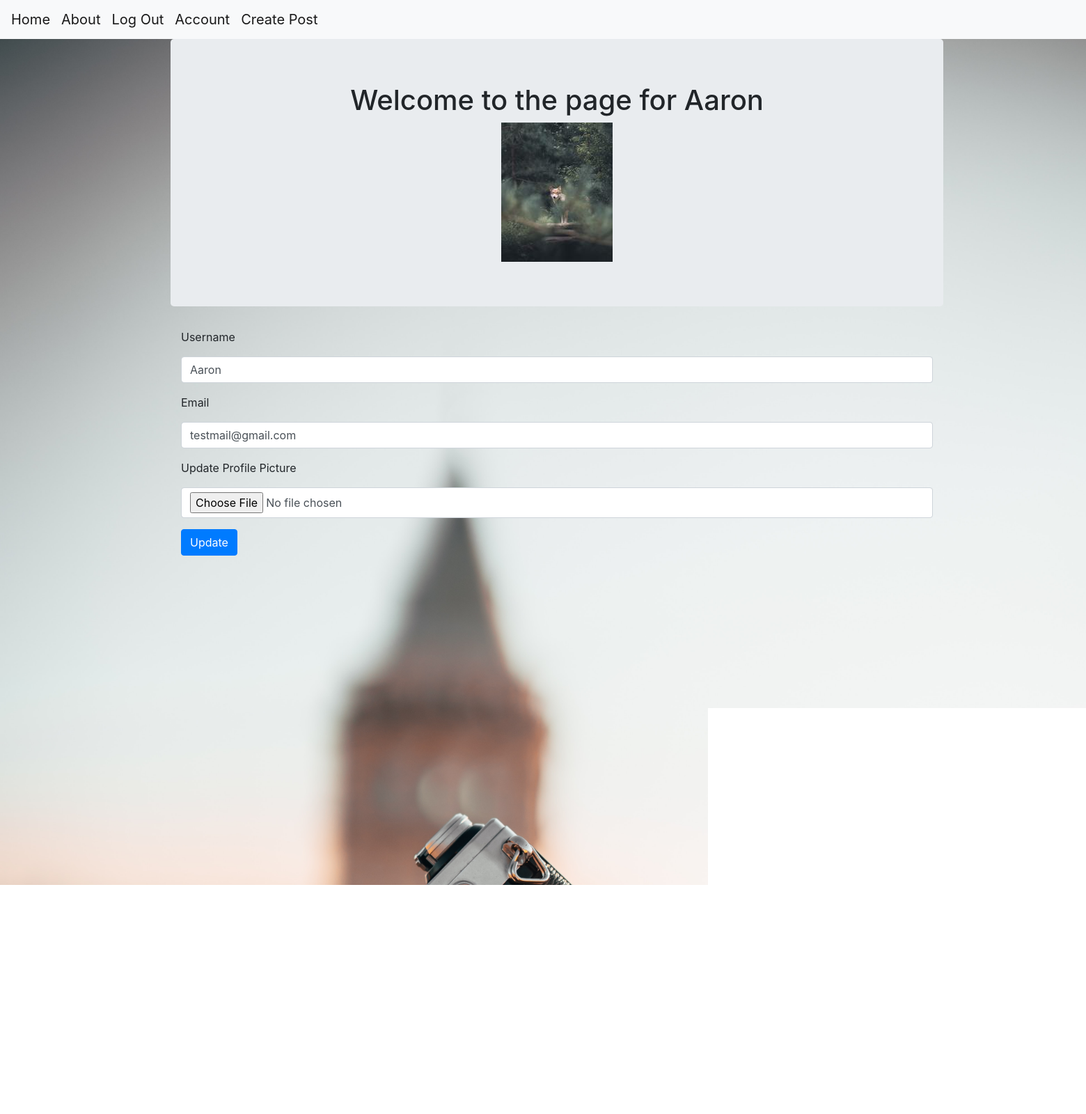
/account (signed in), run on the app's committed database.
### companyblog/models.py (models this page shows, shortened)
class User(db.Model, UserMixin) :
    __tablename__ = 'users'
    id = db.Column(db.Integer,primary_key=True)
    profile_image = db.Column(db.String(64),nullable=False,default='default_profile.png')
    email = db.Column(db.String(64),unique=True,index=True)
    username = db.Column(db.String(64),unique=True,index=True)
    password_hash = db.Column(db.String(128))
    posts = db.relationship('BlogPost', backref='author', lazy=True)

### companyblog/users/views.py (the view)
@user_blueprint.route('/account', methods=['GET', 'POST'])
@login_required #don't want people updating other people's info
def account() :
    form = UpdateUserForm()
    if form.validate_on_submit() :
        if form.picture.data : #if the user actually uploaded a new pic
            username = current_user.username
            pic = add_profile_pic(form.picture.data, username)
            current_user.profile_image = pic
        current_user.username = form.username.data
        current_user.email = form.email.data
        db.session.commit()
        flash('User Account Updated!')
        return redirect(url_for('user_blueprint.account'))
    elif request.method == 'GET' :
        form.username.data = current_user.username
        form.email.data = current_user.email
    profile_image = url_for('static', filename='profile_pics/'+current_user.profile_image)
    return render_template('account.html', profile_image=profile_image, form=form)

### companyblog/users/forms.py (shortened to what this page needs)
class UpdateUserForm(FlaskForm):
    email = StringField('Email',validators=[DataRequired(),Email()])
    username = StringField('Username',validators=[DataRequired()])
    picture = FileField('Update Profile Picture',validators=[FileAllowed(['jpg','png'])])
    submit = SubmitField('Update')

### companyblog/models.py (called while the page is built)
@login_manager.user_loader
def load_user(user_id) :
    return User.query.get(user_id)

### companyblog/templates/account.html (shortened to what this page needs)
{% extends 'base.html' %}
{% block content %}
    <div class="jumbotron">
        <div align='center'>
            <h1>Welcome to the page for {{current_user.username}}</h1>
            <img align='center' src="{{url_for('static',filename='profile_pics/'+current_user.profile_image)}}">
        </div>
    </div>
    <div class="container">
        <form method="POST" action="" enctype="multipart/form-data">
          <div class="form-group">
            {{form.username.label(class='form-group')}}
            {{form.username(class='form-control')}}
          </div>
          <div class="form-group">
          {{form.email.label(class='form-group')}}
          {{form.email(class='form-control')}}
          </div>
          <div class="form-group">
          {{form.picture.label(class='form-group')}}
          {{form.picture(class='form-control')}}
          </div>
          <div class="form-group">
           {{form.submit(class='btn btn-primary')}}
          </div>
        </form>
      </div>
{% endblock %}

### data on the page
User: username "Aaron", profile_image (picture), email "testmail@gmail.com"
